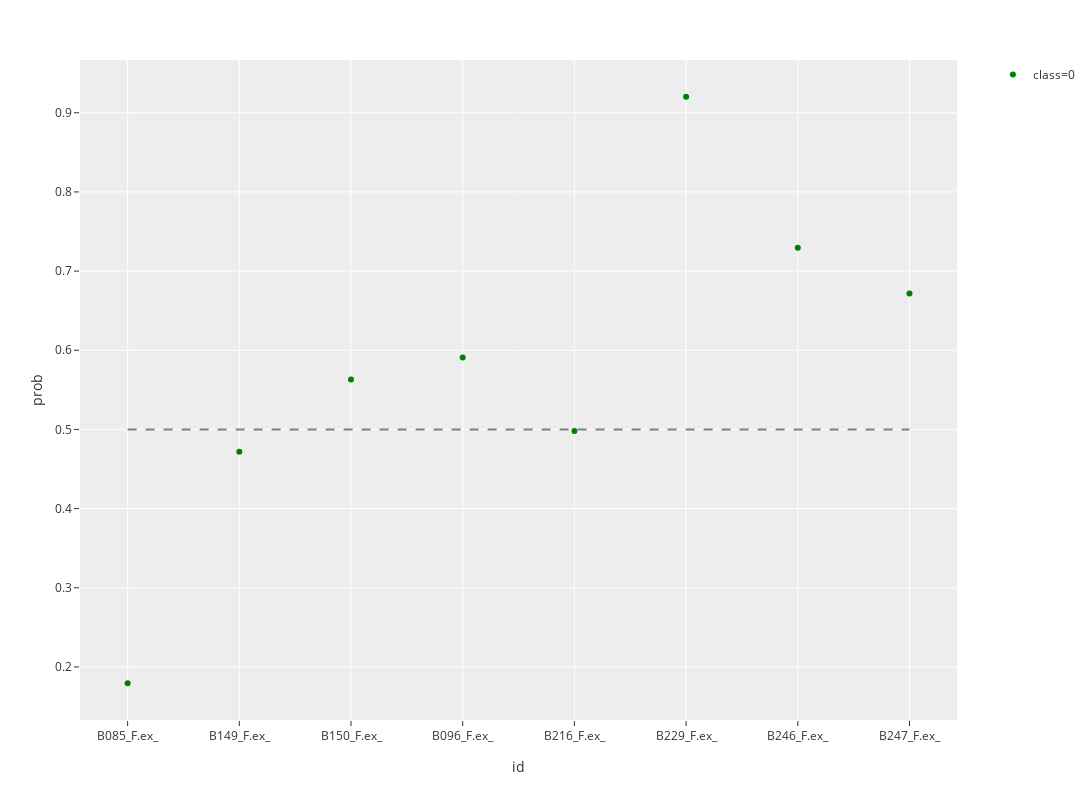

The cell this chart's notebook holds for it:
### Code cell
PLT_healthy_new = pd.read_excel('C:/Users/pc/OneDrive/PLTTECH/Project/20191205_lung_cancer/rawdata/test_PLT_healthy.xlsx')
PLT_healthy_new.iloc[:, 1:-1] = PLT_healthy_new.iloc[:, 1:-1].multiply(100)
PLT_healthy_new.iloc[:, 1:-1] = pd.DataFrame(stdsc.transform(PLT_healthy_new.iloc[:, 1:-1].values), columns=PLT_healthy_new.columns[1:-1])
PLT_healthy_new = PLT_healthy_new.loc[:, selected_columns]
PLT_healthy_new_df = lungCancerPrediction(PLT_healthy_new, 'PLT_healthy_new')

### Figure 1 — Plotly figure (JSON) as saved in the notebook; plotly's stock layout.template omitted (floating-point values rounded to 4 significant figures)
{"data": [{"hoverlabel": {"namelength": 0}, "hovertemplate": "class=0<br>id=%{x}<br>prob=%{y}", "legendgroup": "class=0", "marker": {"color": "green", "symbol": "circle"}, "mode": "markers", "name": "class=0", "showlegend": true, "type": "scatter", "x": ["B085_F.ex_", "B149_F.ex_", "B150_F.ex_", "B096_F.ex_", "B216_F.ex_", "B229_F.ex_", "B246_F.ex_", "B247_F.ex_"], "xaxis": "x", "y": [0.1794, 0.4717, 0.563, 0.5908, 0.4979, 0.9202, 0.7296, 0.6718], "yaxis": "y"}, {"line": {"color": "grey", "dash": "dash"}, "mode": "lines", "showlegend": false, "type": "scatter", "x": ["B085_F.ex_", "B247_F.ex_"], "y": [0.5, 0.5]}], "layout": {"height": 800, "legend": {"tracegroupgap": 0}, "margin": {"t": 60}, "width": 1200, "xaxis": {"anchor": "y", "domain": [0, 0.98], "title": {"text": "id"}}, "yaxis": {"anchor": "x", "domain": [0, 1], "title": {"text": "prob"}}}}
